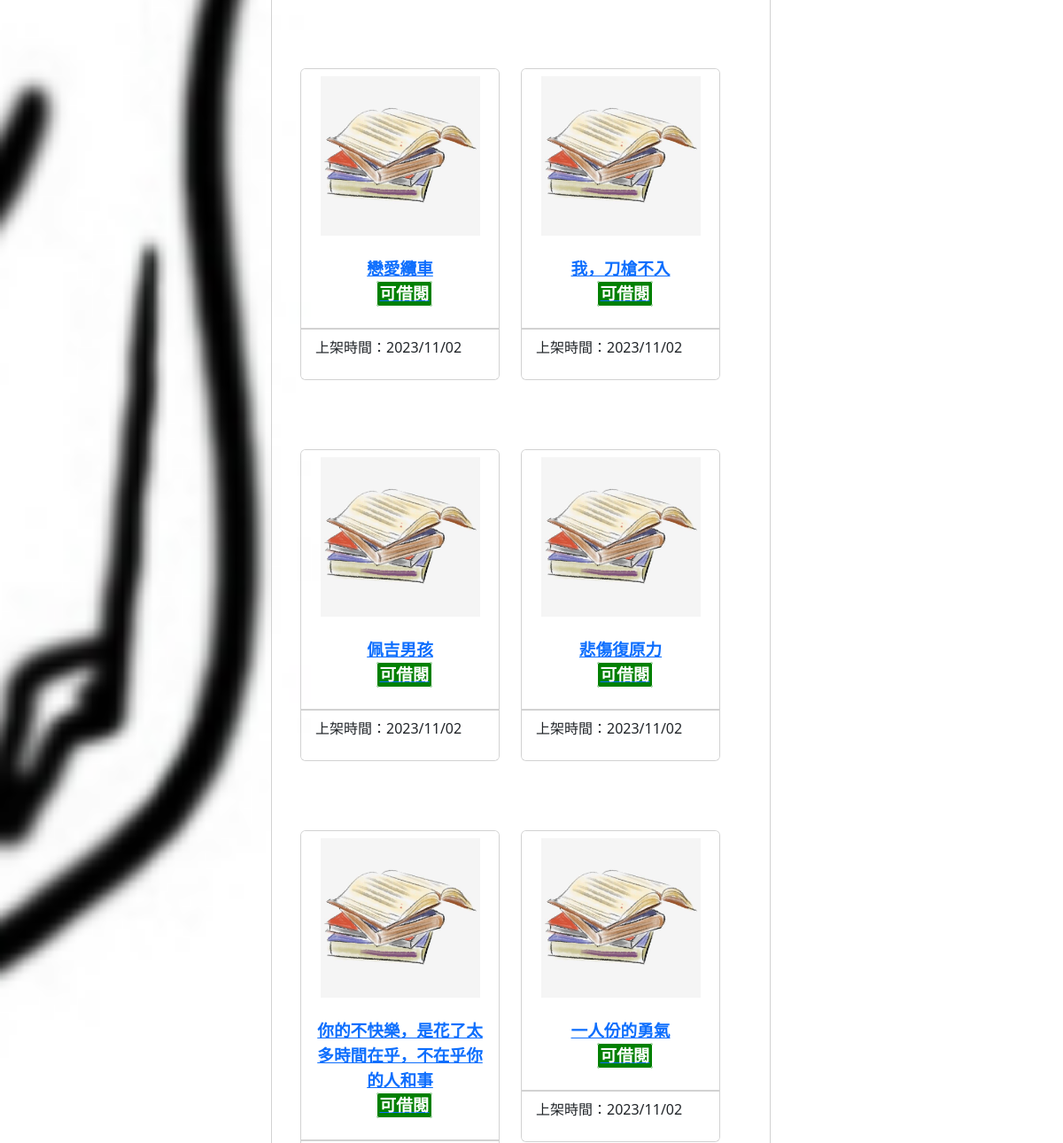
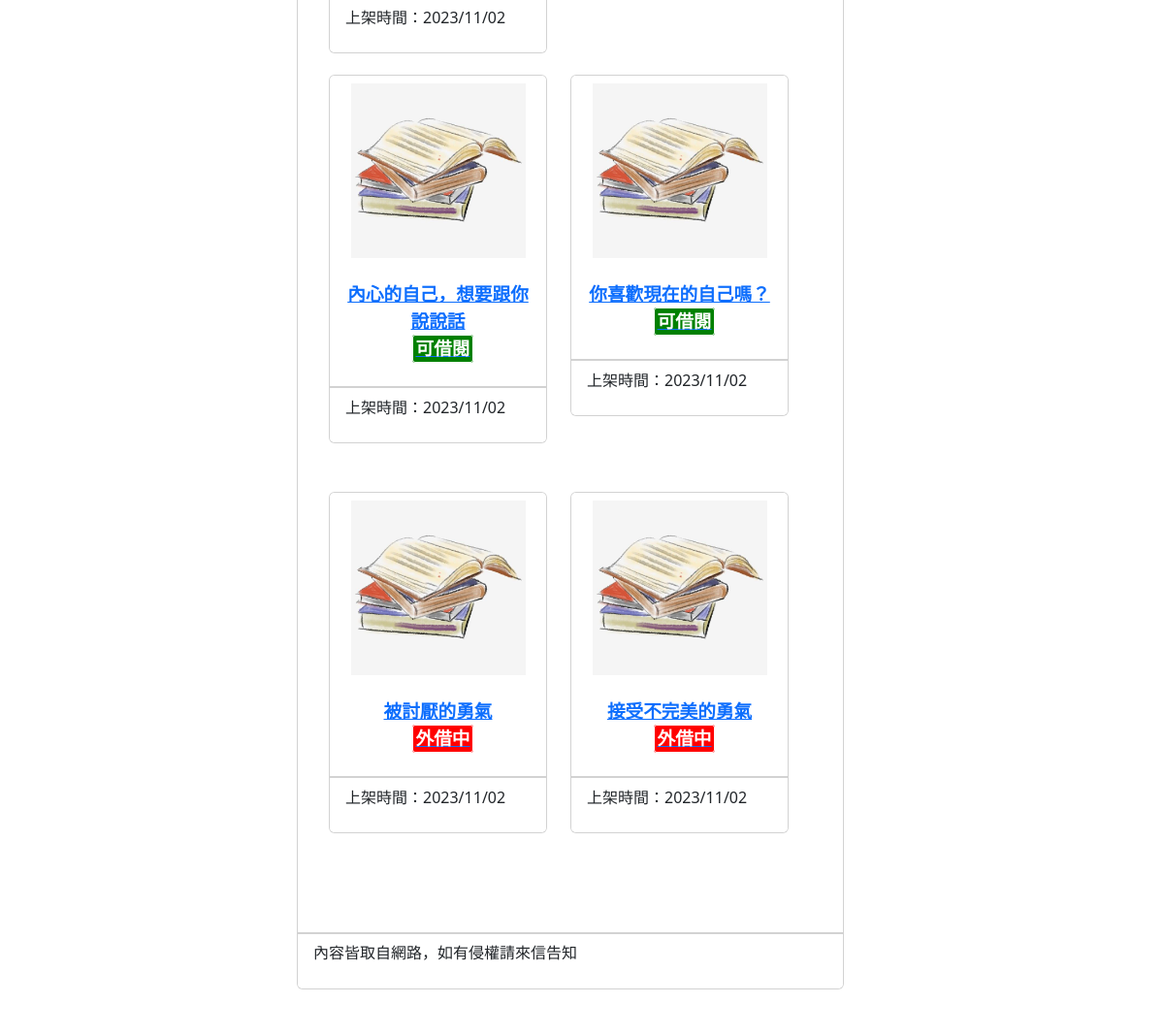
The app's page / (lower part), older data (2 pictures, top to bottom).
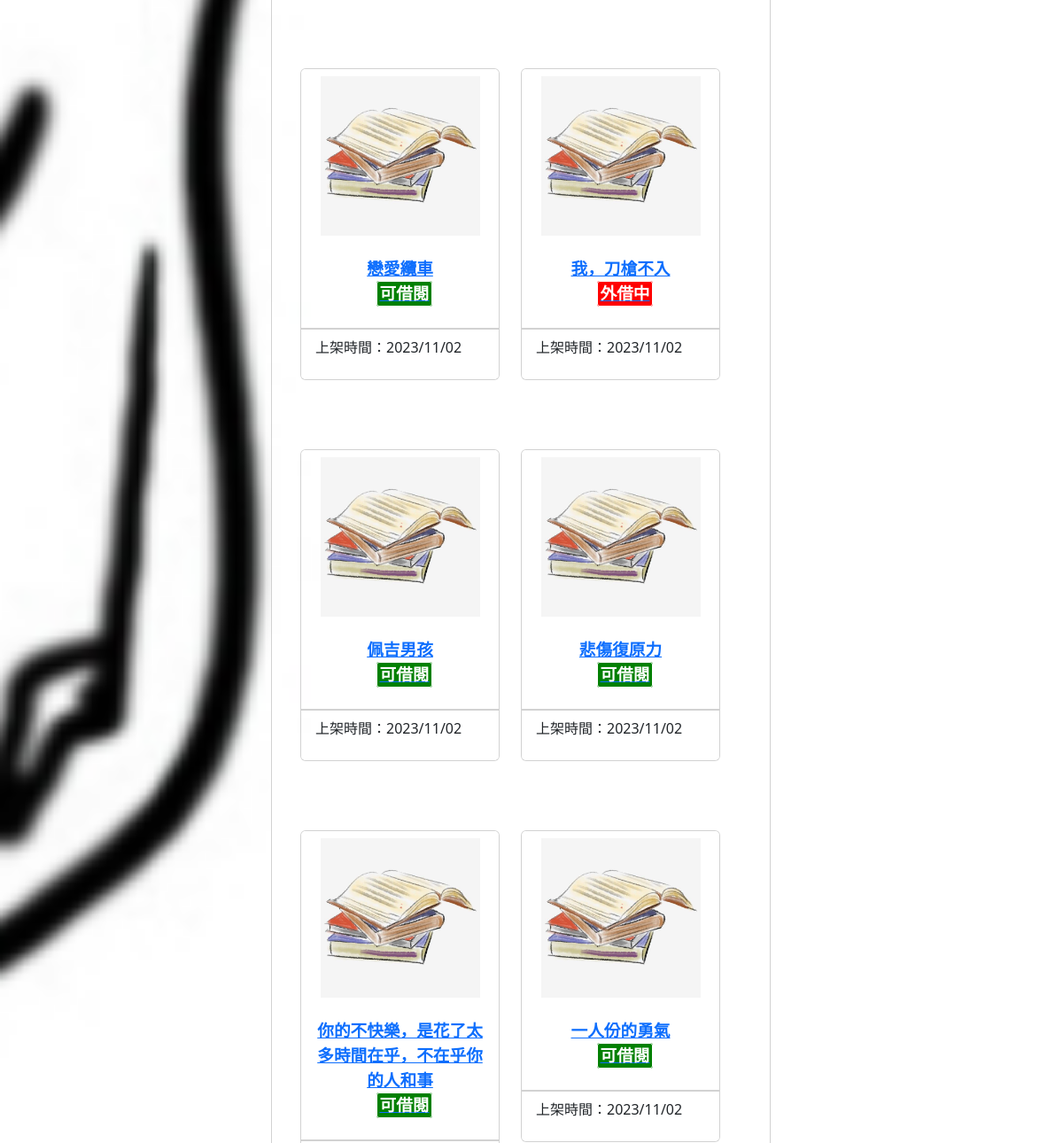
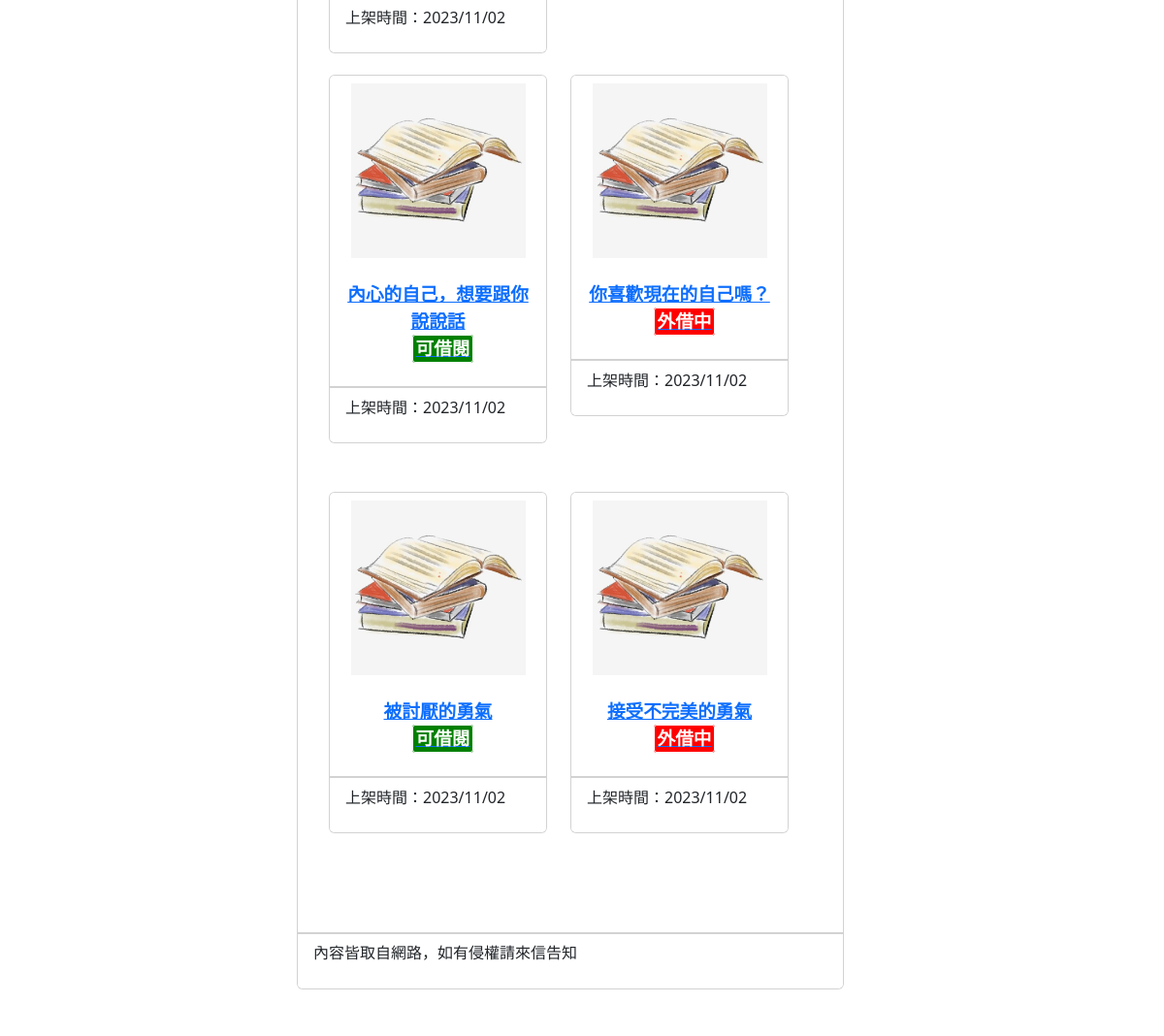
The same page, newer data (2 pictures, top to bottom).
### mysite/models.py (models this page shows, shortened)
class Post(models.Model):
    title = models.CharField(max_length=50)
    write = models.CharField(max_length=50, default="不詳")
    image_url = models.CharField(max_length=255, default='images/1.jpg')  # 指定默认值 # 存储图像路径或 URL
    slug = models.CharField(max_length=200)
    bookstype=[("一般書籍","一般書籍"),("教學用書","教學用書")]
    category = models.CharField(max_length=20, choices=bookstype, default="一般書籍")
    intro = models.TextField(default="", blank=True)
    photolink = models.TextField(default="", blank=True)
    body = models.TextField()
    isBorrow = models.BooleanField(_("外借中"), default=False)
    pub_date = models.DateTimeField(auto_now_add=True)
    @property
    def formatted_is_borrow(self):
        if self.isBorrow:
            return '<span style="color: white; background-color: red; border: 1px solid white; padding: 3px; border-radius: 3px;">外借中</span>'
        else:
            return '<span style="color: white; background-color: green; border: 1px solid white;padding: 3px; border-radius: 3px;">可借閱</span>'
    formatted_is_borrow.fget.short_description = "外借狀態"
    class Meta:
        ordering = ("-pub_date",)

### mysite/views.py (the view)
# urls.py: path("",mv.homepage, name="homepage"),
def homepage(request):
    posts = Post.objects.all().order_by('pub_date')
    return render(request, 'index.html', {'posts': posts})

### templates/index.html (shortened to what this page needs)
{% extends 'base copy.html' %}
{% block content %}
<div class="row">
    {% for post in posts %}
        <div class="col-md-6" style="height: 430px;" >
            <div class="card" >
                <div class="card-header"  style='background-color:#ffffff'>
                    <center>
                    <img src="{{ post.image_url }}" alt="Image Description" height="180">
                    <br>
                    <br>
                    <p style='font-family:標楷體;font-size:14pt;font-weight:bold;color:#cccccc;'>
                        <a href='/post/{{post.slug}}'>{{ post.title }}</a>
                        <br>
                        <a href='/post/{{post.slug}}' style="margin-left: 10px">{{post.formatted_is_borrow|safe}}</a>
                    </p>
                    </center>
                </div>
                <div class="card-footer" style='background-color:#efefef'>
                    <p>
                        上架時間：{{ post.pub_date | date:"Y/m/d"}}
                    </p>
                </div>
            </div>
        </div>
    {% endfor %}
</div>
</div>
{% endblock %}

Row changes from the older to the newer data that the page shows:
changed Post "我，刀槍不入": isBorrow False → True (drawn); formatted_is_borrow "可借閱" → "外借中"
changed Post "你喜歡現在的自己嗎？": isBorrow False → True (drawn); formatted_is_borrow "可借閱" → "外借中"
changed Post "被討厭的勇氣": isBorrow True → False (drawn); formatted_is_borrow "外借中" → "可借閱"
